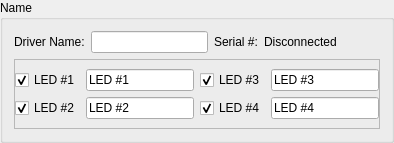
             <widget class="QGroupBox" name="configure_name_box">
              <property name="toolTip">
               <string>Set a unique name for the LED driver and each connected LED</string>
              </property>
              <property name="title">
               <string>Name</string>
              </property>
              <layout class="QGridLayout" name="gridLayout_20" columnstretch="0,10,0,10">
               <item row="0" column="1">
                <widget class="QLineEdit" name="configure_name_driver_line_edit">
                 <property name="toolTip">
                  <string>Enter a unique name for the LED driver (optional)</string>
                 </property>
                 <property name="text">
                  <string/>
                 </property>
                 <property name="maxLength">
                  <number>15</number>
                 </property>
                </widget>
               </item>
               <item row="0" column="0">
                <widget class="QLabel" name="configure_name_driver_label">
                 <property name="toolTip">
                  <string>Enter a unique name for the LED driver (optional)</string>
                 </property>
                 <property name="text">
                  <string>Driver Name:</string>
                 </property>
                </widget>
               </item>
               <item row="0" column="2">
                <widget class="QLabel" name="configure_name_driver_serial_label1">
                 <property name="toolTip">
                  <string>Serial number for selected LED driver.  This can be editted in the driver code - see manual for details.</string>
                 </property>
                 <property name="lineWidth">
                  <number>10</number>
                 </property>
                 <property name="text">
                  <string>Serial #:</string>
                 </property>
                </widget>
               </item>
               <item row="1" column="0" colspan="4">
                <widget class="QFrame" name="configure_name_LED_frame">
                 <property name="frameShape">
                  <enum>QFrame::StyledPanel</enum>
                 </property>
                 <property name="frameShadow">
                  <enum>QFrame::Raised</enum>
                 </property>
                 <layout class="QGridLayout" name="gridLayout_21" columnstretch="0,10,0,0,10">
                  <property name="leftMargin">
                   <number>0</number>
                  </property>
                  <property name="rightMargin">
                   <number>0</number>
                  </property>
                  <item row="0" column="0">
                   <widget class="QCheckBox" name="configure_name_LED1_box">
                    <property name="enabled">
                     <bool>true</bool>
                    </property>
                    <property name="toolTip">
                     <string>Check this box to activate LED channel #1</string>
                    </property>
                    <property name="text">
                     <string>LED #1</string>
                    </property>
                    <property name="checkable">
                     <bool>true</bool>
                    </property>
                    <property name="checked">
                     <bool>true</bool>
                    </property>
                   </widget>
                  </item>
                  <item row="1" column="1" colspan="2">
                   <widget class="QLineEdit" name="configure_name_LED2_line_edit">
                    <property name="toolTip">
                     <string>Enter a unique name for LED channel #2 (optional)</string>
                    </property>
                    <property name="text">
                     <string>LED #2</string>
                    </property>
                    <property name="maxLength">
                     <number>15</number>
                    </property>
                   </widget>
                  </item>
                  <item row="0" column="1" colspan="2">
                   <widget class="QLineEdit" name="configure_name_LED1_line_edit">
                    <property name="toolTip">
                     <string>Enter a unique name for LED channel #1 (optional)</string>
                    </property>
                    <property name="text">
                     <string>LED #1</string>
                    </property>
                    <property name="maxLength">
                     <number>15</number>
                    </property>
                   </widget>
                  </item>
                  <item row="1" column="3">
                   <widget class="QCheckBox" name="configure_name_LED4_box">
                    <property name="toolTip">
                     <string>Check this box to activate LED channel #4</string>
                    </property>
                    <property name="text">
                     <string>LED #4</string>
                    </property>
                    <property name="checked">
                     <bool>true</bool>
                    </property>
                   </widget>
                  </item>
                  <item row="1" column="0">
                   <widget class="QCheckBox" name="configure_name_LED2_box">
                    <property name="toolTip">
                     <string>Check this box to activate LED channel #2</string>
                    </property>
                    <property name="text">
                     <string>LED #2</string>
                    </property>
                    <property name="checked">
                     <bool>true</bool>
                    </property>
                   </widget>
                  </item>
                  <item row="0" column="3">
                   <widget class="QCheckBox" name="configure_name_LED3_box">
                    <property name="toolTip">
                     <string>Check this box to activate LED channel #3</string>
                    </property>
                    <property name="text">
                     <string>LED #3</string>
                    </property>
                    <property name="checked">
                     <bool>true</bool>
                    </property>
                   </widget>
                  </item>
                  <item row="0" column="4">
                   <widget class="QLineEdit" name="configure_name_LED3_line_edit">
                    <property name="toolTip">
                     <string>Enter a unique name for LED channel #3 (optional)</string>
                    </property>
                    <property name="text">
                     <string>LED #3</string>
                    </property>
                    <property name="maxLength">
                     <number>15</number>
                    </property>
                   </widget>
                  </item>
                  <item row="1" column="4">
                   <widget class="QLineEdit" name="configure_name_LED4_line_edit">
                    <property name="toolTip">
                     <string>Enter a unique name for LED channel #4 (optional)</string>
                    </property>
                    <property name="text">
                     <string>LED #4</string>
                    </property>
                    <property name="maxLength">
                     <number>15</number>
                    </property>
                   </widget>
                  </item>
                 </layout>
                </widget>
               </item>
               <item row="0" column="3">
                <widget class="QLabel" name="configure_name_driver_serial_label2">
                 <property name="text">
                  <string>Disconnected</string>
                 </property>
                </widget>
               </item>
              </layout>
             </widget>
